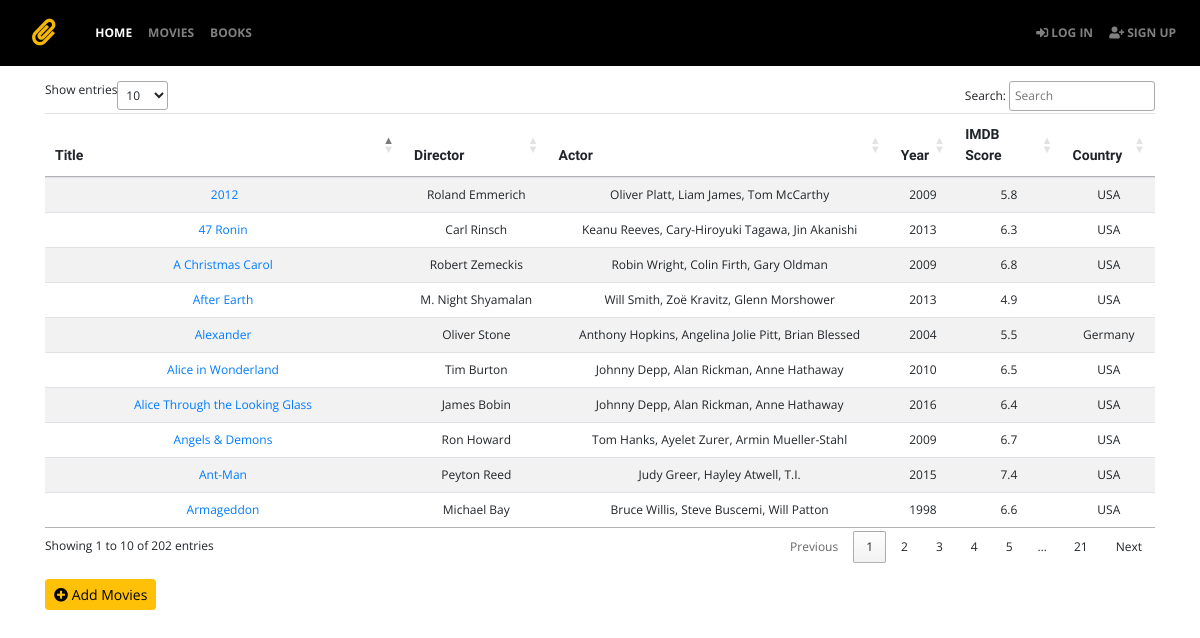
/datatable/, run on the app's committed database.
### app.py (models this page shows, shortened)
class dtMovies(db.Model):
    __tablename__ = 'dtMovies'
    id = db.Column(db.Integer, primary_key=True)
    director_name = db.Column(db.String(200))
    duration = db.Column(db.String(200))
    actor_2_name = db.Column(db.String(200))
    genres = db.Column(db.String(200))
    actor_1_name = db.Column(db.String(200))
    movie_title = db.Column(db.String(200))
    actor_3_name = db.Column(db.String(200))
    plot_keywords = db.Column(db.String(200))
    movie_imdb_link = db.Column(db.String(200))
    language = db.Column(db.String(200))
    country = db.Column(db.String(200))
    content_rating = db.Column(db.String(200))
    title_year = db.Column(db.String(200))
    imdb_score = db.Column(db.String(200))
    user = db.relationship('userMovies',backref='dtMovies')

### app.py (the view)
@app.route('/datatable/', methods=['GET', 'POST'])
def dt():
    movie_list = dtMovies.query.all()
    return render_template('datatable.html', movie_list=movie_list)

### templates/datatable.html (shortened to what this page needs)
{% extends 'base.html' %}
{% block body %}
<div class="container mb-3 mt-3">
  {% if movie_list|length < 1 %}
  <h3>There are no movies. Create one below!</h3>
  {% else %}
  <table id="dtMaterialDesignExample" class="table table-striped" cellspacing="0" width="100%">
    <thead>
      <tr>
        <th class="th-sm">Title
        </th>
        <th class="th-sm">Director
        </th>
        <th class="th-sm">Actor
        </th>
        <th class="th-sm">Year
        </th>
        <th class="th-sm">IMDB Score
        </th>
        <th class="th-sm">Country
        </th>
      </tr>
    </thead>
    <tbody>
      {% for m in movie_list %}
        <tr>
          <td> <a href={{ url_for('movies', id=m.id) }}>{{ m.movie_title }}</a> </td>
          <td> {{ m.director_name }} </td>
          <td> {{ m.actor_1_name }}, {{ m.actor_2_name }}, {{ m.actor_3_name }}</td>
          <td> {{ m.title_year }} </td>
          <td> {{ m.imdb_score }} </td>
          <td> {{ m.country }} </td>
        </tr>
      {% endfor %}
    </tbody>
  </table>
  {% endif %}
</div>
<div class="container" style="min-height: 30px;">
  <button class="btn btn-warning btn-sm" type="button">
    <a href="\add_movies" style="color: black;text-decoration: none;"><i class="fas fa-plus-circle"></i>
    Add Movies
    </a>
  </button>
</div>
{% endblock %}

### templates/base.html (shortened to what this page needs)
<!DOCTYPE html>
<html lang="en">
<head>
    <link rel="stylesheet" href="https://maxcdn.bootstrapcdn.com/bootstrap/4.4.1/css/bootstrap.min.css">
    <link href="https://cdn.datatables.net/1.10.20/css/jquery.dataTables.min.css" rel="stylesheet">
    <link href="https://use.fontawesome.com/releases/v5.0.1/css/all.css" rel="stylesheet">
    <link rel="stylesheet" type="text/css" href="{{ url_for('static', filename='style.css') }}">
    <nav class="navbar navbar-expand-lg navbar-dark fixed-top">
        <a class="navbar-brand nav-link disabled"><i class="fas fa-paperclip fa-lg" style="color:#F5B700"></i></a>
        <div class="collapse navbar-collapse" id="navbarSupportedContent">
          <ul class="navbar-nav mr-auto">
            <li class="nav-item active">
              {% if session.logged_in %}
              <a class="nav-link" href="/dashboard">HOME</a>
              {% else %}
              <a class="nav-link" href="/">HOME</a>
              {% endif %}
            </li>
            <li class="nav-item">
              <a class="nav-link" href="/datatable">MOVIES</a>
            </li>
            <li class="nav-item">
                <a class="nav-link" href="#">BOOKS</a>
            </li>
          </ul>
            {% if session.logged_in %}
            <span class="navbar-text">
              <ul class="navbar-nav mr-auto">
                <li class="nav-item">
                  <a class="nav-link" href="/logout"><i class="fas fa-sign-out-alt"></i> LOG OUT</a>
                </li>
              </ul>
            </span>
            {% else %}
            <span class="navbar-text">
              <ul class="navbar-nav mr-auto">
                <li>
                  <a class="nav-link" href="/login"><i class="fas fa-sign-in-alt"></i> LOG IN</a>
                </li>
                <li>
                  <a class="nav-link" href="/signup"><i class="fas fa-user-plus"></i> SIGN UP</a>
                </li>
              </ul>
            </span>
            {% endif %}
        </div>
      </nav>
</head>
<body>
  {% block body %}{% endblock %}
</body>
</html>

### static/style.css (style rules this page uses)
body { background-color: white; font-family: 'Open Sans', sans-serif; font-size: 12px; padding-top: 65px; padding-bottom: 85px; }
table { vertical-align: middle; }
th { font-family: 'Rokkitt', serif; font-weight: bold; font-size: 14px; text-align: center; }
tr { height: 30px; }
td { font-family: 'Open Sans', sans-serif; font-size: 12px; text-align: center; }
nav { font-family: 'Open Sans', sans-serif; font-size: 12px; font-weight: bold; text-align: center; background-color: #000000; }

### data on the page
dtMovies: movie_title "Alice in Wonderland", director_name "Tim Burton", actor_1_name "Johnny Depp", actor_2_name "Alan Rickman", actor_3_name "Anne Hathaway", title_year "2010", imdb_score "6.5", country "USA"
dtMovies: movie_title "2012", director_name "Roland Emmerich", actor_1_name "Oliver Platt", actor_2_name "Liam James", actor_3_name "Tom McCarthy", title_year "2009", imdb_score "5.8", country "USA"
dtMovies: movie_title "A Christmas Carol", director_name "Robert Zemeckis", actor_1_name "Robin Wright", actor_2_name "Colin Firth", actor_3_name "Gary Oldman", title_year "2009", imdb_score "6.8", country "USA"
dtMovies: movie_title "47 Ronin", director_name "Carl Rinsch", actor_1_name "Keanu Reeves", actor_2_name "Cary-Hiroyuki Tagawa", actor_3_name "Jin Akanishi", title_year "2013", imdb_score "6.3", country "USA"
dtMovies: movie_title "Alice Through the Looking Glass", director_name "James Bobin", actor_1_name "Johnny Depp", actor_2_name "Alan Rickman", actor_3_name "Anne Hathaway", title_year "2016", imdb_score "6.4", country "USA"
dtMovies: movie_title "Alexander", director_name "Oliver Stone", actor_1_name "Anthony Hopkins", actor_2_name "Angelina Jolie Pitt", actor_3_name "Brian Blessed", title_year "2004", imdb_score "5.5", country "Germany"
dtMovies: movie_title "Angels & Demons", director_name "Ron Howard", actor_1_name "Tom Hanks", actor_2_name "Ayelet Zurer", actor_3_name "Armin Mueller-Stahl", title_year "2009", imdb_score "6.7", country "USA"
dtMovies: movie_title "Armageddon", director_name "Michael Bay", actor_1_name "Bruce Willis", actor_2_name "Steve Buscemi", actor_3_name "Will Patton", title_year "1998", imdb_score "6.6", country "USA"
dtMovies: movie_title "Ant-Man", director_name "Peyton Reed", actor_1_name "Judy Greer", actor_2_name "Hayley Atwell", actor_3_name "T.I.", title_year "2015", imdb_score "7.4", country "USA"
dtMovies: movie_title "After Earth", director_name "M. Night Shyamalan", actor_1_name "Will Smith", actor_2_name "Zoë Kravitz", actor_3_name "Glenn Morshower", title_year "2013", imdb_score "4.9", country "USA"
